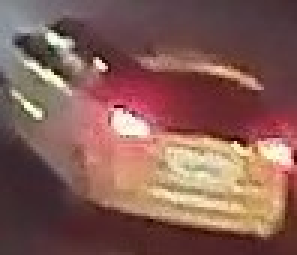
#> input picture exp/img/falsePos/redlight6.jpg, 99 x 85 px, found by its file name (shown 3 times larger)
$ jupyter execute --allow-errors TestColorDetect.ipynb   (Python 2 division)
#> lines starting #> are read from the running program, lines starting #| are printed output that depends on the picture; after the words box and inside, x2 and y2 are one past the last pixel; in counts of white or black regions, pixels touching at a corner belong together; long printed decimals are rounded
[cell 1]
import cv2
import numpy as np
from matplotlib import pyplot as plt

[cell 2]
def imgFilt(img):

    filtered_img = cv2.fastNlMeansDenoisingColored(img,None,10,10,7,21)
    grimg = cv2.cvtColor(filtered_img,cv2.COLOR_BGR2GRAY)

    hsvimg = cv2.cvtColor(filtered_img,cv2.COLOR_BGR2HSV)

    lightMask = np.asarray(grimg)
    Mask_indices = lightMask > 150
    filtered_img[Mask_indices] =255
    return filtered_img,Mask_indices

[cell 3]
def imgHsvFilt(img):

    filtered_img = cv2.fastNlMeansDenoisingColored(img,None,10,10,7,21)
    #grimg = cv2.cvtColor(filtered_img,cv2.COLOR_BGR2GRAY)

    hsvimg = cv2.cvtColor(filtered_img,cv2.COLOR_BGR2HSV)

    h,s,vMask = cv2.split(hsvimg)
    Mask_indices = vMask > 150
    filtered_img[Mask_indices] =255
    #return filtered_img
    return filtered_img,Mask_indices

[cell 4]
img = cv2.imread('./redlight6.jpg')
#> img is the input picture: shape (85, 99, 3); mean B, G, R 85.7, 93.3, 133.1
#mask = imgHsvFilt(img)
img,mask = imgFilt(img)
#> in imgFilt, `hsvimg = cv2.cvtColor(filtered_img,cv2.COLOR_BGR2HSV)`: hsvimg: shape (85, 99, 3); mean H, S, V 77.2, 97.6, 132.6
#> in imgFilt, `Mask_indices = lightMask > 150`:
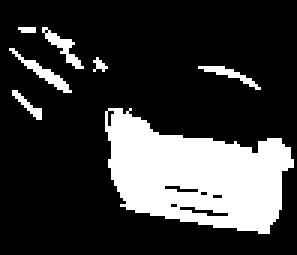
#> Mask_indices: shape (85, 99) bool (shown 3 times larger); 22.2% white; 7 white regions (2 under 20 px), largest, box (x1, y1, x2, y2) and area: (35, 36, 98, 78) 1644, (3, 16, 24, 31) 66, (14, 9, 28, 23) 57, (66, 22, 87, 30) 46, (4, 30, 14, 40) 31
imgh,imgw,c = img.shape
#> imgh = 85; imgw = 99; c = 3
maskh,maskw = mask.shape
#> maskh = 85; maskw = 99
cnt = sum(np.count_nonzero(e) for e in mask)
#> cnt = 1868
s = mask.size
#> s = 8415
print maskh,maskw,imgh,imgw,cnt,s
#| 85 99 85 99 1868 8415

[cell 5]
def detectDark(img):
    hsv = cv2.cvtColor(img,cv2.COLOR_BGR2HSV)
    h,s,v = cv2.split(hsv)
    hei,wid,chan = hsv.shape
    ratio = np.sum(v)/(hei*wid*255)
    if(ratio < 0.5):
        return True
    else:
        return False

[cell 6]
img = cv2.imread('./redlight6.jpg')
detectDark(img)
#> in detectDark, `hsv = cv2.cvtColor(img,cv2.COLOR_BGR2HSV)`: hsv: shape (85, 99, 3); mean H, S, V 82.7, 99, 133.3
#> in detectDark, `h,s,v = cv2.split(hsv)`:
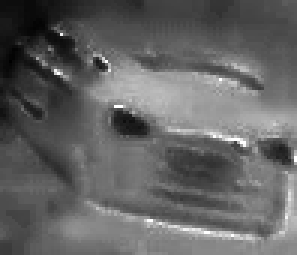
#> s: shape (85, 99) (shown 3 times larger); min 0, max 255, mean 99
#> in detectDark, `h,s,v = cv2.split(hsv)`:
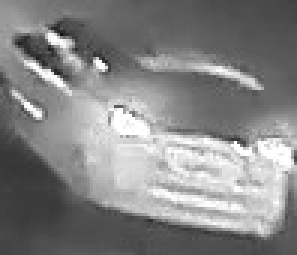
#> v: shape (85, 99) (shown 3 times larger); min 16, max 255, mean 133.3
#> in detectDark, `ratio = np.sum(v)/(hei*wid*255)`: ratio = 0
#> Out = True

[cell 7]
def color_detection(frame_in,filt):
    # Take each frame
    #frame = cv2.imread(image_name)

        if(detectDark(frame_in)):
            roiWid = 10
            roiEdg = 8
        else:
            roiWid = 4
            roiEdg = 2

        src_height, src_width, src_channels = frame_in.shape
        roiX = int(src_width / roiWid)
        roiWidth = roiX * roiEdg
        roiY = int(src_height / roiWid)
        roiHeight = roiY * roiEdg
        frame = frame_in[roiY : roiY+roiHeight, roiX : roiX+roiWidth]

        ##below is changed
        if(filt):
            frame,lightMask = imgFilt(frame)
            src_height, src_width, src_channels = frame.shape
            blockedPxl = sum(np.count_nonzero(e) for e in lightMask)
            max_value = ((src_height*src_width)-blockedPxl)*255
        #print src_height,src_width,max_value
        else:
            src_height, src_width, src_channels = frame.shape
            max_value = src_height * src_width * 255
        # Convert BGR to HSV
        hsv = cv2.cvtColor(frame, cv2.COLOR_BGR2HSV)

        #hsv= cv2.cvtColor(filtered_img, cv2.COLOR_BGR2HSV)
        # detect red
        lower = np.array([150, 30, 30])
        upper = np.array([190, 255, 255])
        mask1 = cv2.inRange(hsv, lower, upper)
        lower = np.array([0, 30, 30])
        upper = np.array([10, 255, 255])
        mask2 = cv2.inRange(hsv, lower, upper)
        mask = mask1 + mask2
        outmask = mask
        redVal = float(mask.sum()) / float(max_value)
        if redVal > 0.2:
            red="true"
        else:
            red="false"

        # detect yellow
        lower = np.array([20, 100, 100])
        upper = np.array([40, 255, 255])
        mask = cv2.inRange(hsv, lower, upper)
        yellowVal = float(mask.sum()) / float(max_value)
        if yellowVal > 0.15:
            yellow="true"
        else:
            yellow="false"

        # detect blue
        lower = np.array([100, 60, 60])
        upper = np.array([140, 255, 255])
        mask = cv2.inRange(hsv, lower, upper)
        blueVal = float(mask.sum()) / float(max_value)
        if blueVal > 0.35:
            blue="true"
        else:
            blue="false"

        # detect green (gray)
        lower_green = np.array([103, 86, 65])
        upper_green = np.array([145, 133, 128])
        mask = cv2.inRange(hsv, lower_green, upper_green)
        greenVal = float(mask.sum()) / float(max_value)
        if greenVal > 0.01:
            green="true"
        else:
            green="false"

        #hsv = cv2.cvtColor(frame, cv2.COLOR_BGR2HSV)

        # detect white
        lower = np.array([0, 0, 140])
        upper = np.array([256, 60, 256])
        mask = cv2.inRange(hsv, lower, upper)
        if(filt):
            whiteVal = float(mask.sum()-blockedPxl*255) / float(max_value)
        else:
            whiteVal = float(mask.sum()) / float(max_value)

        if whiteVal > 0.5:
            white="true"
        else:
            white="false"

        # detect black
        lower_black = np.array([110,50,50])
        upper_black= np.array([130,255,255])
        mask = cv2.inRange(hsv, lower_black, upper_black)
        blackVal = float(mask.sum()) / float(max_value)
        if blackVal > 0.01:
            black="true"
        else:
            black="false"

        #return red, yellow, blue, green, white, black
        return redVal, yellowVal, blueVal, greenVal, whiteVal, blackVal
        #return outmask

[cell 8]
img = cv2.imread('./redlight6.jpg')#
#img = cv2.imread('./whitebalanced.png')
#img2 = cv2.imread('./redlight6.jpg')
height,width,chann = img.shape
#> height = 85; width = 99; chann = 3


print "red,    yellow,   blue,    green,    white,    black"
print color_detection(img,False)
#> in color_detection, `hsv = cv2.cvtColor(frame, cv2.COLOR_BGR2HSV)`: hsv: shape (64, 72, 3); mean H, S, V 63.1, 101.3, 151.4
#> in color_detection, `mask1 = cv2.inRange(hsv, lower, upper)`: mask1: shape (64, 72); 31.6% white; 4 white regions (2 under 20 px), largest, box (x1, y1, x2, y2) and area: (15, 0, 72, 37) 1184, (0, 44, 18, 64) 269
#> in color_detection, `mask2 = cv2.inRange(hsv, lower, upper)`: mask2: shape (64, 72); 38.2% white; 5 white regions (3 under 20 px), largest, box (x1, y1, x2, y2) and area: (0, 0, 72, 64) 1228, (33, 1, 72, 29) 526
#> in color_detection, `mask = mask1 + mask2`: mask: shape (64, 72); 69.7% white; 6 black regions (3 under 20 px), largest, box (x1, y1, x2, y2) and area: (28, 38, 72, 64) 893, (0, 0, 18, 37) 439, (30, 30, 39, 38) 48
#> in color_detection, `redVal = float(mask.sum()) / float(max_value)`: redVal = 0.697
#> in color_detection, `mask = cv2.inRange(hsv, lower, upper)`: mask: shape (64, 72); 0.15% white in thin lines or dots, all inside (x1, y1, x2, y2) = (51, 47, 72, 56)
#> in color_detection, `yellowVal = float(mask.sum()) / float(max_value)`: yellowVal = 0.00152
#> in color_detection, `mask = cv2.inRange(hsv, lower, upper)`: mask: shape (64, 72); every value is 0
#> in color_detection, `blueVal = float(mask.sum()) / float(max_value)`: blueVal = 0
#> in color_detection, `mask = cv2.inRange(hsv, lower, upper)`: mask: shape (64, 72); 7.9% white; 16 white regions (12 under 20 px), largest, box (x1, y1, x2, y2) and area: (0, 12, 15, 30) 90, (0, 0, 19, 16) 86, (29, 29, 41, 38) 72, (49, 43, 66, 53) 68
#> in color_detection, `whiteVal = float(mask.sum()) / float(max_value)`: whiteVal = 0.0788
#> in color_detection, `blackVal = float(mask.sum()) / float(max_value)`: blackVal = 0
#| (0.6975, 0.001519, 0.0, 0.0, 0.07878, 0.0)

filtered_img,mask = imgFilt(img)

#filtered_img= imgFilt(img)
print color_detection(img,True)
#> call 2 of color_detection, with filt = True
#> in imgFilt (call 3), `grimg = cv2.cvtColor(filtered_img,cv2.COLOR_BGR2GRAY)`:
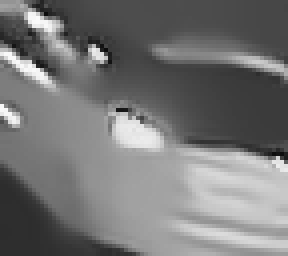
#> grimg: shape (64, 72) (shown 4 times larger); min 12, max 250, mean 117.9
#> in imgFilt (call 3), `hsvimg = cv2.cvtColor(filtered_img,cv2.COLOR_BGR2HSV)`: hsvimg: shape (64, 72, 3); mean H, S, V 55.6, 99.9, 150.8
#> in imgFilt (call 3), `Mask_indices = lightMask > 150`: Mask_indices: shape (64, 72) bool; 29.8% white; 6 white regions (2 under 20 px), largest, box (x1, y1, x2, y2) and area: (26, 28, 72, 64) 1189, (0, 0, 19, 15) 64, (0, 12, 15, 23) 55, (57, 14, 72, 19) 33
#> in imgFilt (call 3), `filtered_img[Mask_indices] =255`:
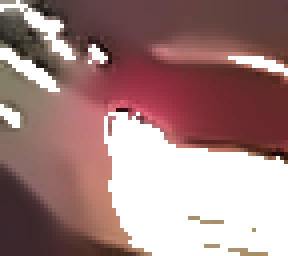
#> filtered_img: shape (64, 72, 3) (shown 4 times larger); mean B, G, R 128.2, 129.7, 162.7
#> in color_detection (call 2), `blockedPxl = sum(np.count_nonzero(e) for e in lightMask)`: blockedPxl = 1372
#> in color_detection (call 2), `max_value = ((src_height*src_width)-blockedPxl)*255`: max_value = 825180
#> in color_detection (call 2), `hsv = cv2.cvtColor(frame, cv2.COLOR_BGR2HSV)`: hsv: shape (64, 72, 3); mean H, S, V 50.7, 74.3, 162.7
#> in color_detection (call 2), `mask1 = cv2.inRange(hsv, lower, upper)`: mask1: shape (64, 72); 27.3% white; 3 white regions (1 under 20 px), largest, box (x1, y1, x2, y2) and area: (19, 0, 72, 36) 1005, (0, 44, 15, 64) 237
#> in color_detection (call 2), `mask2 = cv2.inRange(hsv, lower, upper)`: mask2: shape (64, 72); 35.6% white; 4 white regions (1 under 20 px), largest, box (x1, y1, x2, y2) and area: (0, 0, 32, 64) 930, (40, 0, 72, 30) 603, (41, 33, 72, 40) 106
#> in color_detection (call 2), `mask = mask1 + mask2`:
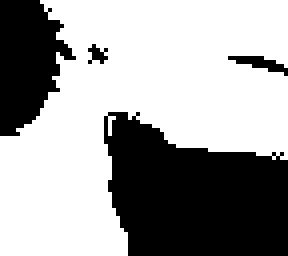
#> mask: shape (64, 72) (shown 4 times larger); 62.9% white; 4 black regions (1 under 20 px), largest, box (x1, y1, x2, y2) and area: (26, 28, 72, 64) 1234, (0, 0, 19, 34) 429, (57, 14, 72, 19) 33
#> in color_detection (call 2), `redVal = float(mask.sum()) / float(max_value)`: redVal = 0.896
#> in color_detection (call 2), `yellowVal = float(mask.sum()) / float(max_value)`: yellowVal = 0
#> in color_detection (call 2), `mask = cv2.inRange(hsv, lower, upper)`:
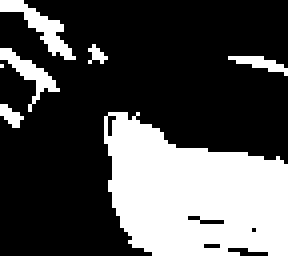
#> mask: shape (64, 72) (shown 4 times larger); 30.6% white; 7 white regions (2 under 20 px), largest, box (x1, y1, x2, y2) and area: (26, 28, 72, 64) 1189, (0, 0, 19, 15) 87, (0, 12, 15, 28) 66, (57, 14, 72, 19) 33, (0, 26, 6, 32) 20
#> in color_detection (call 2), `whiteVal = float(mask.sum()-blockedPxl*255) / float(max_value)`: whiteVal = 0.0114
#| (0.8956, 0.0, 0.0, 0.0, 0.01143, 0.0)
grimg = cv2.cvtColor(img,cv2.COLOR_BGR2GRAY)
#> grimg: shape (85, 99)


#> (the rest of this cell did not finish here and is left out)

[cell 9]
img = cv2.imread('./redlight6.jpg')
height,width,chann = img.shape
#img = img[325:450,1040:width]
pxls = height*width
#> pxls = 8415

hsv = cv2.cvtColor(img,cv2.COLOR_RGB2HSV)
#> hsv: shape (85, 99, 3); mean H, S, V 115.1, 99, 133.3
h,s,v = cv2.split(hsv)
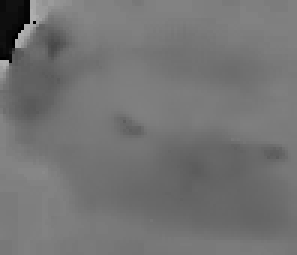
#> h: shape (85, 99) (shown 3 times larger); min 0, max 176, mean 115.1

hist = cv2.calcHist(h,[0],None,[256],[0,256])
#> hist = 256 values, max 18 at index 130, min 0 at index 0, mean 0.387

b,g,r = cv2.split(img)
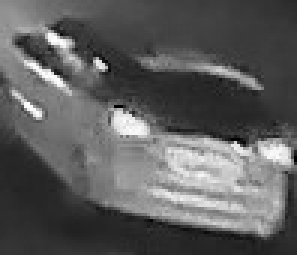
#> g: shape (85, 99) (shown 3 times larger); min 0, max 255, mean 93.3

average_color = [np.average(b),np.average(g),np.average(r)]
#> average_color = [85.67, 93.3, 133.1]

print average_color, hist.argmax()
#| [85.670, 93.296, 133.110] 130

[cell 10]
img = cv2.imread('./redlight8.jpg')
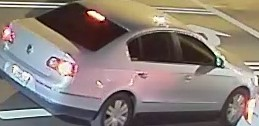
#> input picture exp/img/falsePos/redlight8.jpg, 259 x 126 px, found by its file name
#> img is the input picture: shape (126, 259, 3); mean B, G, R 119.7, 125.5, 136.8
#img = cv2.imread('./whitebalanced.png')
#img2 = cv2.imread('./redlight6.jpg')
height,width,chann = img.shape
#> height = 126; width = 259


print "red,    yellow,   blue,    green,    white,    black"
#> (the rest of this cell did not finish here and is left out)
